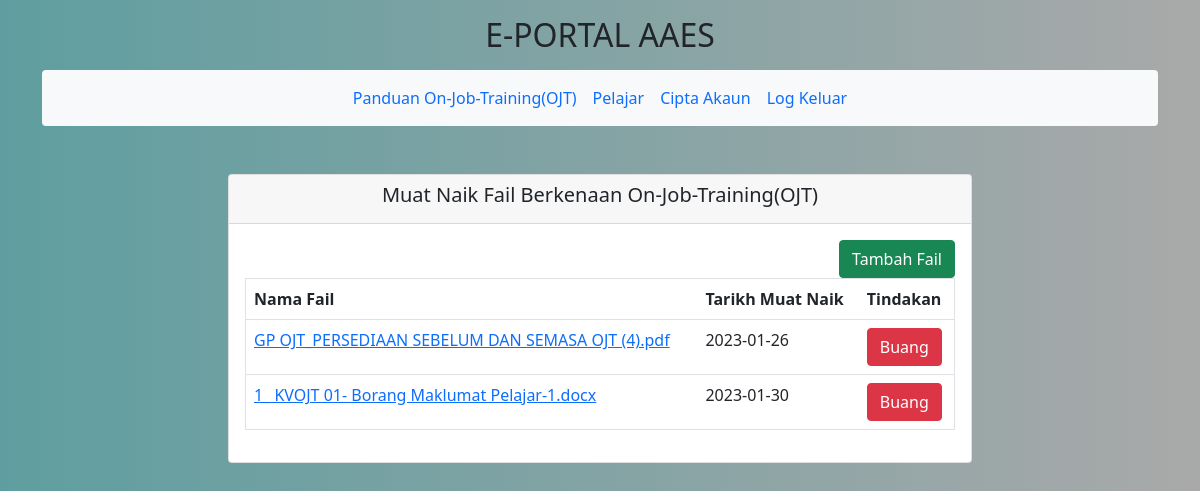
Page /admin2/admin_panduanojt.php on the committed database.
### tables this page shows
CREATE TABLE `panduanojt` (
  `id_panduan` int NOT NULL,
  `panduan` varchar(250) NOT NULL,
  `tarikh_masuk` date NOT NULL
);

### admin2/admin_panduanojt.php (the view, shortened to what this page needs)
<?php
require '../config.php';
?>
<!doctype html>
<html lang="en">
  <head>
    <link href="https://cdn.jsdelivr.net/npm/bootstrap@5.1.3/dist/css/bootstrap.min.css" rel="stylesheet">
</head>
<body>
<div class="container-xl mb-4">
    <center><p>
      <h2>E-PORTAL AAES</h2><p>
    </center>
    <nav class="navbar navbar-expand-sm bg-light rounded" aria-label="Twelfth navbar example">
      <div class="container-fluid">
        <div class="collapse navbar-collapse justify-content-md-center" id="navbar">
          <ul class="navbar-nav">
            <li class="nav-item">
              <a class="nav-link active" href="admin_panduanojt.php">Panduan On-Job-Training(OJT)</a>
            </li>
              <a class="nav-link" href="pelajar.php">Pelajar</a>
            <li>
            <li>
            <a class="nav-link" href="accPelajar.php">Cipta Akaun</a>
            </li>
            <li class="nav-item">
              <a class="nav-link" href="../logout.php" onclick="return confirm('Anda Pasti Mahu Log Keluar?')">Log Keluar</a>
            </li>
          </ul>
        </div>
      </div>
    </nav>
</div>
<br>
    <div class="container">
    <div class="row">
     <center>
      <div class="col-md-8">
      <div class="card">
        <div class="card-header">
           <h5>Muat Naik Fail Berkenaan On-Job-Training(OJT)</h5>
        </div>
        <div class="card-body">
           <a href="insert_panduan.php" class="btn btn-success" style="float: right;">Tambah Fail</a>
           <br>
            <table class="table border 1">
              <tr>
                <th>Nama Fail</th>
                <th>Tarikh Muat Naik</th>
                <th>Tindakan</th>
              </tr>
            <?php
            $query="SELECT * FROM panduanojt";
            $query_run=mysqli_query($conn,$query);
            if (mysqli_num_rows($query_run)>0) {
              foreach ($query_run as $data) {
                ?>
                  <tr>
                    <td><?= (!empty($data['panduan']))
? '<a href="download.php?panduan='.$data["panduan"].'">'.$data['panduan'].'</a><br>'
: '<a href="insert_surat.php?id_syarikat='.$data["panduan"].'">Hantar Surat Jawapan</a><br>';
                                     ?></td>
                    <td><?= $data['tarikh_masuk']?></td>
                    <td>
                      <a href="pros_delete_panduan.php?id_panduan=<?php echo $data["id_panduan"];?>&panduan=<?php echo $data["panduan"];?>"
                        class="btn btn-danger" onclick="return confirm('Anda Pasti Mahu Hapus?')">Buang</a>
                    </td>
                  </tr>
                <?php
              }
            }else{
            ?>
                  <tr>
                    <td colspan="3" style="text-align: center;">Tiada Data</td>
                  </tr>
            <?php
            }
            ?>
            </table>
        </div>
      </div>
    </div>
  </div>
  </div>
  <br>
</body>
</html>

### admin2/admin_panduanojt.php (style rules this page uses)
body { padding-bottom: 20px; background: linear-gradient(to right, CadetBlue, DarkGrey); }
.navbar { margin-bottom: 20px; }

### rows in the picture
panduanojt: panduan "GP OJT_PERSEDIAAN SEBELUM DAN SEMASA OJT (4).pdf", tarikh_masuk "2023-01-26"
panduanojt: panduan "1_ KVOJT 01- Borang Maklumat Pelajar-1.docx", tarikh_masuk "2023-01-30"
